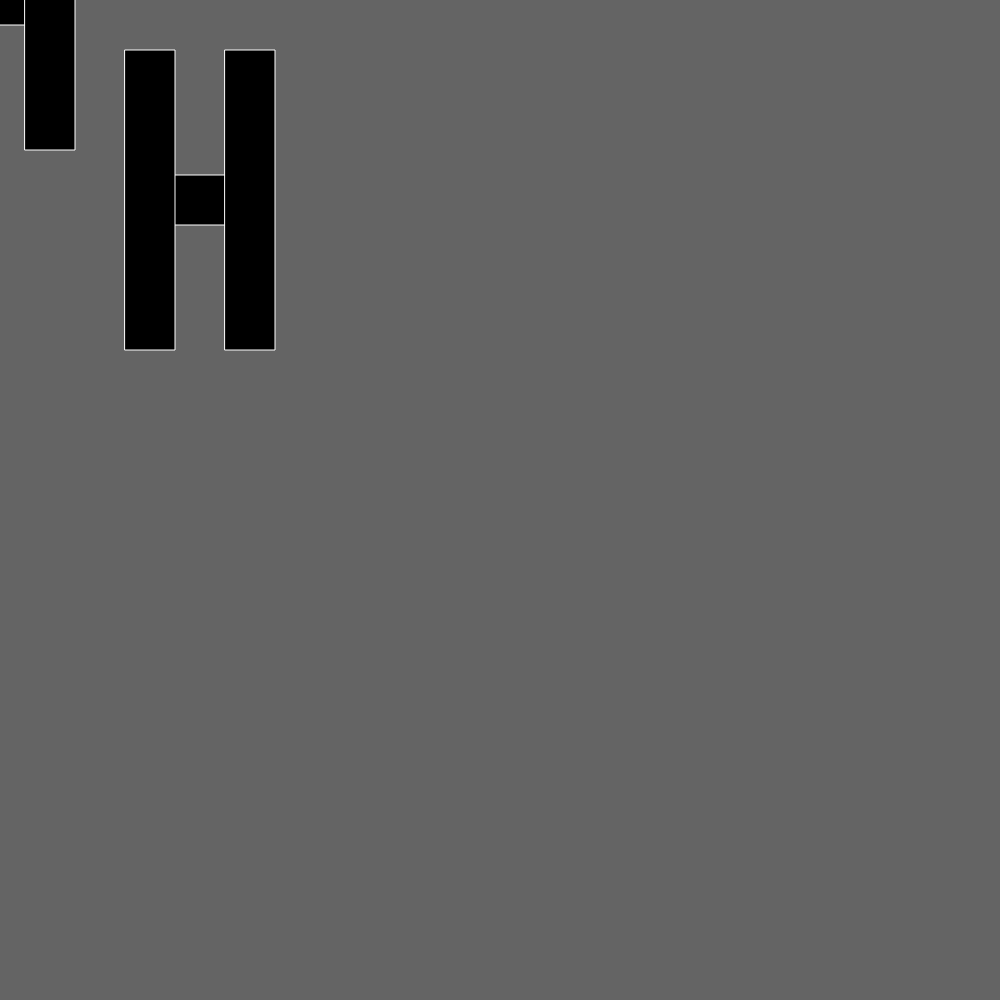
Frame 1 (no input)
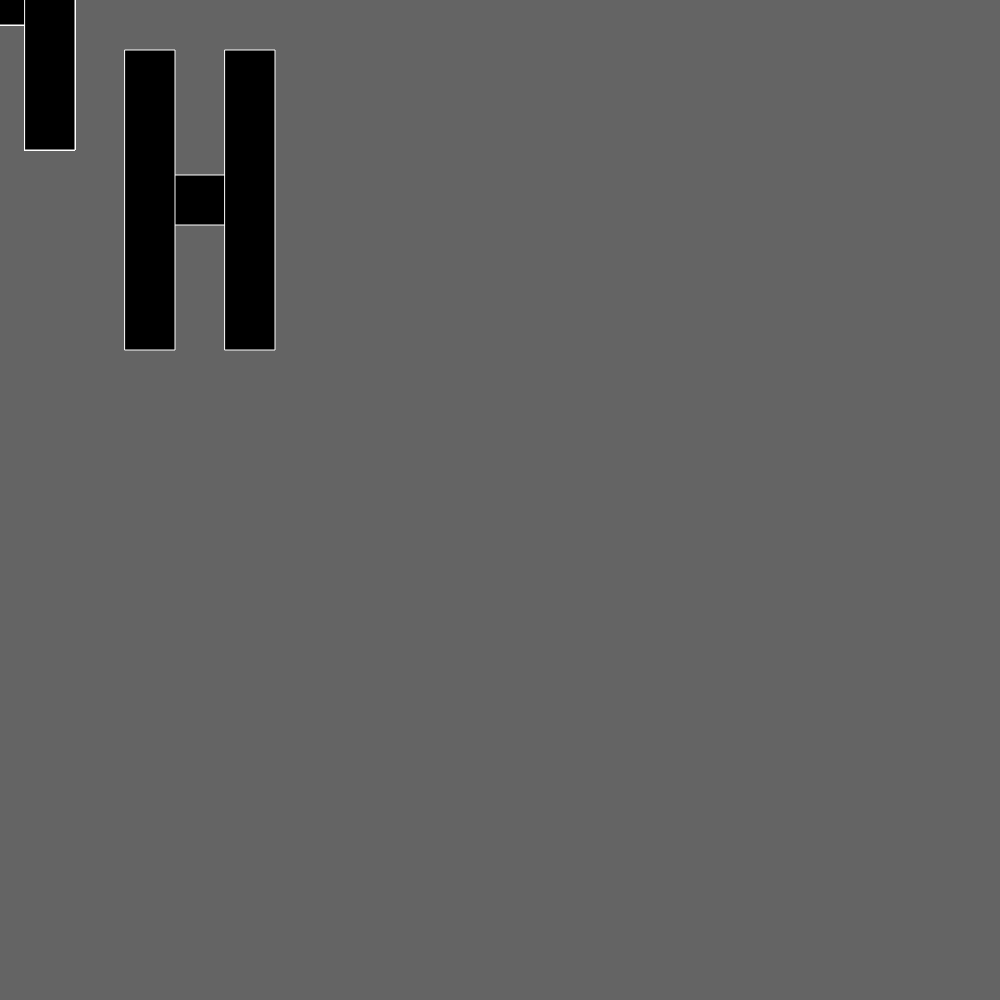
Frame 60 (no input)
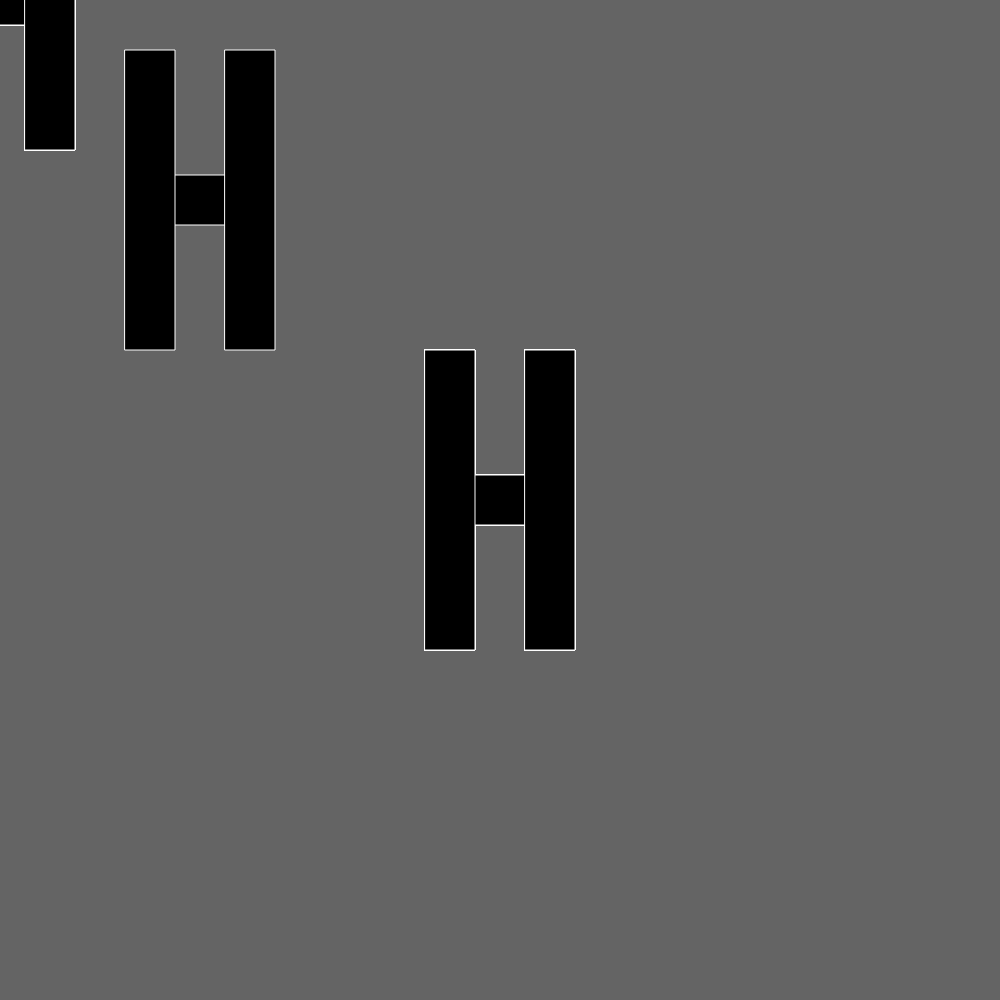
Frame 120 (the mouse pressed at the canvas centre since frame 60)

The p5.js sketch that drew these frames (run headless with seeded random() and noise() and a simulated clock; from frame 60 on, the mouse is pressed at the canvas centre):

// p5.js sketch
// ── sketch.js
var letterToDraw;

function setup() {
    createCanvas(1000, 1000);
    background(100);
    rectMode(CENTER);
    letterToDraw = new Letter(200, 200);
    letterToDraw.display();
}

function draw() {

    letterToDraw = new Letter(mouseX, mouseY);
    letterToDraw.display();
}

class Letter {
    constructor(x, y) {
        this.letterX = x;
        this.letterY = y;
        this.letterW = 100;
        this.letterH = 300;
    }
    display() {
        fill(0);
        stroke(255);
        rect(this.letterX, this.letterY, this.letterW, 50);
        rect(this.letterX - 50, this.letterY, 50, this.letterH);
        rect(this.letterX + 50, this.letterY, 50, this.letterH);

    }
}
